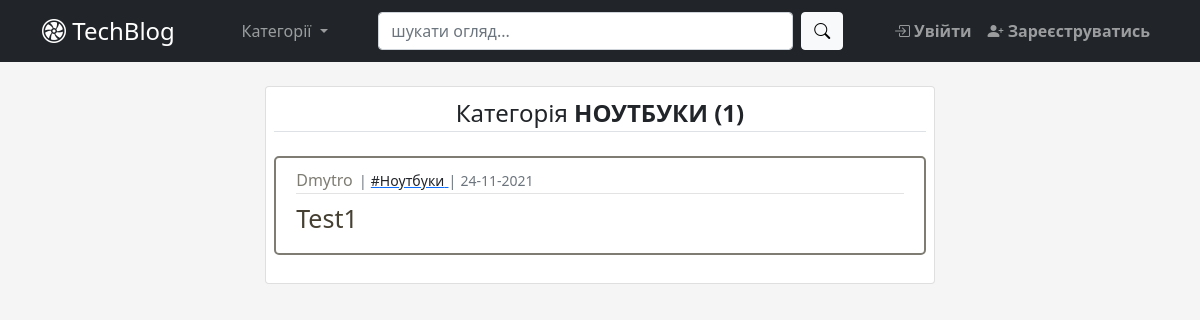
Page /category/2 on the earlier database version.
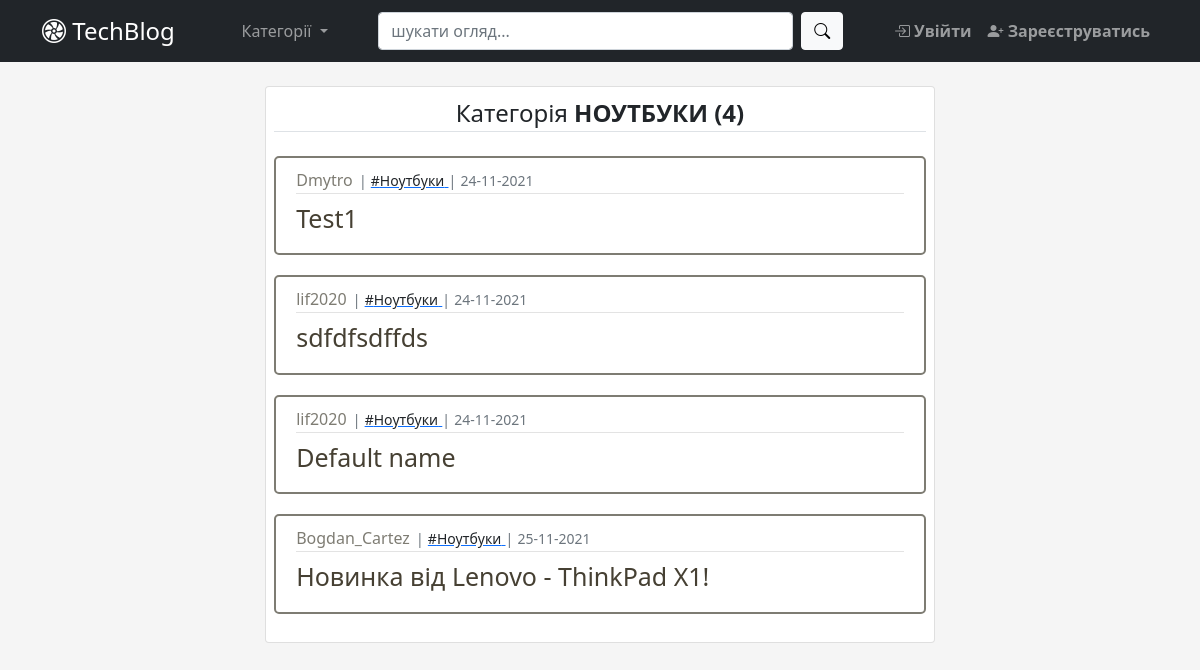
Same page on the later database version.
### app/blog/models.py (models this page shows, shortened)
class Category(db.Model):  # type: ignore
    id = db.Column(db.Integer, primary_key=True)  # type: ignore
    name = db.Column(db.String(25), unique=True, nullable=False)
    category = db.relationship('Post', backref='category_br', lazy=True)

class Post(db.Model):  # type: ignore
    id = db.Column(db.Integer, primary_key=True)  # type: ignore
    category_id = db.Column(db.Integer, db.ForeignKey('category.id'),
                            nullable=False)  # type: ignore
    user_id = db.Column(db.Integer(), db.ForeignKey('user.id'))  # type: ignore
    title = db.Column(db.String(100), nullable=False)  # type: ignore
    content = db.Column(db.Text)  # type: ignore
    created_at = db.Column(db.DateTime, default=datetime.now)  # type: ignore
    comments = db.relationship('Comment', backref='post_br', lazy=True)
    likes = db.relationship('Like', backref='post_br', lazy=True)
    def total_posts_by_category(self, category_id):
        return Post.query.filter(Post.category_id == category_id).count()

### app/user/models.py (models this page shows, shortened)
class User(db.Model, UserMixin):  # type: ignore
    id = db.Column(db.Integer, primary_key=True)  # type: ignore
    username = db.Column(db.String(30), unique=True, nullable=False)
    email = db.Column(db.String(50), unique=True, nullable=False)
    password = db.Column(db.String(30), nullable=False)
    picture = db.Column(db.String(20), nullable=False,
                        server_default='default.jpg')  # type: ignore
    comment = db.relationship('Comment', backref='user_br', lazy=True)
    like = db.relationship('Like', backref='user_br', lazy=True)
    posts = db.relationship('Post', backref='user_br', lazy=True)

### app/blog/views.py (the view)
@blog_bp.route('/category/<int:category_id>')
def posts_by_category(category_id):
    category = Category.query.get_or_404(category_id)
    posts = Post.query.filter_by(category_id=category_id)
    return render_template('posts_by_category.html', posts=posts,
                           category=category)

### app/blog/templates/blog/posts_by_category.html
{% extends "base.html" %}
{% block main %}
  {% from "_render_field.html" import render_field_lr %}
  <div class="card p-2" style="margin:auto;width:60%">
    <div align="center">
      <legend class="border-bottom mb-4">Категорія
        <b class="text-uppercase">{{category.name}}
          {% if posts.first() %}
            ({{posts.first().total_posts_by_category(category.id)}})
          {% endif %}
        </b>
      </legend>
    </div>
      {% if posts.first() %}
        {% include "posts_list.html" %}
      {% else %}
        <div class="alert alert-info" role="alert" align="center">
          Публікацій за цією категорією не знайдено
        </div>
      {% endif %}
  </div>
{% endblock main %}

### app/templates/base.html (shortened to what this page needs)
<!DOCTYPE html>
<html>
<head lang="en">
  <link href="https://cdn.jsdelivr.net/npm/bootstrap@5.0.0-beta2/dist/css/bootstrap.min.css" rel="stylesheet">
  <link rel="stylesheet" href="https://cdn.jsdelivr.net/npm/bootstrap-icons@1.7.1/font/bootstrap-icons.css">
  <link rel="stylesheet" type="text/css" href="{{ url_for('static', filename='css/custom.css') }}">
  <link href="https://cdn.jsdelivr.net/npm/summernote@0.8.18/dist/summernote-lite.min.css" rel="stylesheet">
  </head>
<body>
  <header>
    <nav class="navbar navbar-expand-lg navbar-dark bg-dark">
      <div class="container">
        <a class="navbar-brand fs-4" href="/"><i class="bi bi-fan"></i> TechBlog</a>
          <li class="navbar-nav dropdown">
            <a class="nav-link dropdown-toggle" href="#" id="navbarDropdown" role="button" data-bs-toggle="dropdown" aria-expanded="false">
              Категорії
            </a>
          </li>
          <div class="col-5">
            <form class="d-flex">
              <input class="form-control me-2" type="search" placeholder="шукати огляд..." aria-label="Search">
              <button class="btn btn-light bi bi-search" type="submit"></button>
            </form>
          </div>
          <div class="navbar-nav">
            {% if current_user.is_authenticated %}
              <a class="nav-item nav-link rounded bi bi-plus-circle" href="{{ url_for('blog_bp_in.post_create') }}"> Додати огляд</a>
              <a class="nav-item nav-link rounded bi bi-person-circle" href="{{ url_for('user_bp_in.account') }}"> Мій профіль</a>
              <a class="nav-item nav-link rounded bi bi-box-arrow-right" href="{{ url_for('user_bp_in.logout') }}"> <b>Вийти</b></a>
            {% else %}
              <a class="nav-item nav-link rounded bi bi-box-arrow-in-right" href="{{ url_for('user_bp_in.login') }}"> <b>Увійти</b></a>
              <a class="nav-item nav-link rounded bi bi-person-plus-fill" href="{{ url_for('user_bp_in.register') }}"> <b>Зареєструватись</b></a>
            {% endif %}
          </div>
      </div>
    </nav>
  </header>
  <main class="container d-flex flex-column ">
    <br>
    <div>
    {% block main %}
    {% endblock %}
    </div>
  </main>
</body>
</html>

### app/templates/_render_field.html (shortened to what this page needs)
{% macro render_post_item(post) %}
    <article class="media article-section">
    <div class="media-body">
      <div class="article-metadata">
        <a class="author-name" href="{{url_for('blog_bp_in.user_posts', user_id=post.user_br.id)}}">
          {{ post.user_br.username }}
        </a><small class="text-muted">|</small>
        <a href="{{url_for('blog_bp_in.posts_by_category', category_id=post.category_br.id)}}">
          <small class="link-dark">#{{ post.category_br.name }}</small>
        </a><small class="text-muted">|</small>
        <small class="text-muted">
          {{ post.created_at.strftime('%d-%m-%Y')  }}
        </small>
      </div>
      <h2><a class="article-title" href="{{url_for('blog_bp_in.post_view', post_id=post.id)}}"> {{ post.title }} </a></h2>
    </div>
  </article>
{% endmacro %}

### app/templates/posts_list.html
{% from "_render_field.html" import render_post_item %}
{% for post in posts %}
   {{ render_post_item(post) }}
{% endfor %}

### app/static/css/custom.css (style rules this page uses)
body { background-color: #f5f5f5; !important; }
.article-section { background: white; padding: 10px 20px; border: 2px solid #7E7C73; border-radius: 5px; margin-bottom: 20px; }
a.author-name { color: #7E7C73; text-decoration: none; margin-right: 2px; }
a.article-title { font-size: 25px; color: #464033; text-decoration: none; }
.article-metadata { padding-bottom: 1px; margin-bottom: 3px; border-bottom: 1px solid #e3e3e3; }

Differences in the rows shown:
added Post: user_br.username "lif2020", category_br.name "Ноутбуки", created_at "24-11-2021", title "sdfdfsdffds"
added Post: user_br.username "lif2020", category_br.name "Ноутбуки", created_at "24-11-2021", title "Default name"
added Post: user_br.username "Bogdan_Cartez", category_br.name "Ноутбуки", created_at "25-11-2021", title "Новинка від Lenovo - ThinkPad X1!"
Other differences:
{{ posts.first().total_posts_by_category(category.id) }}: "1" → "4"
